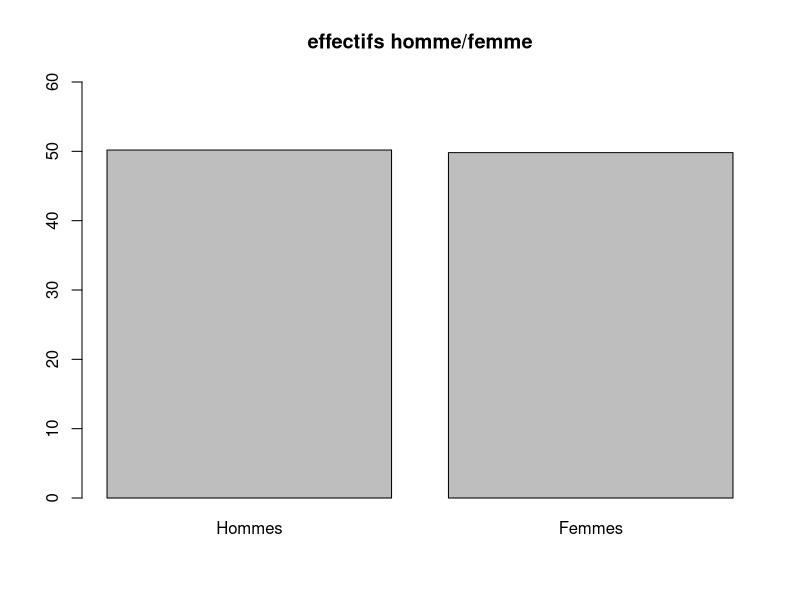
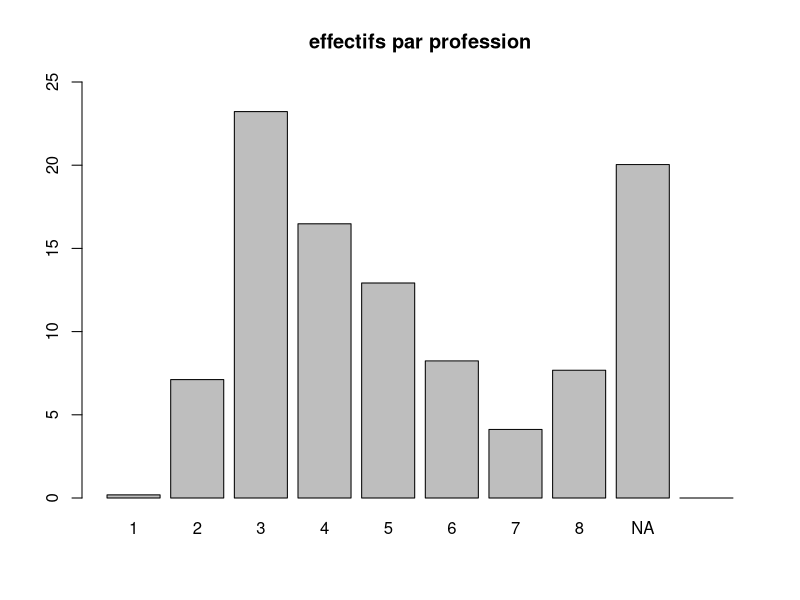
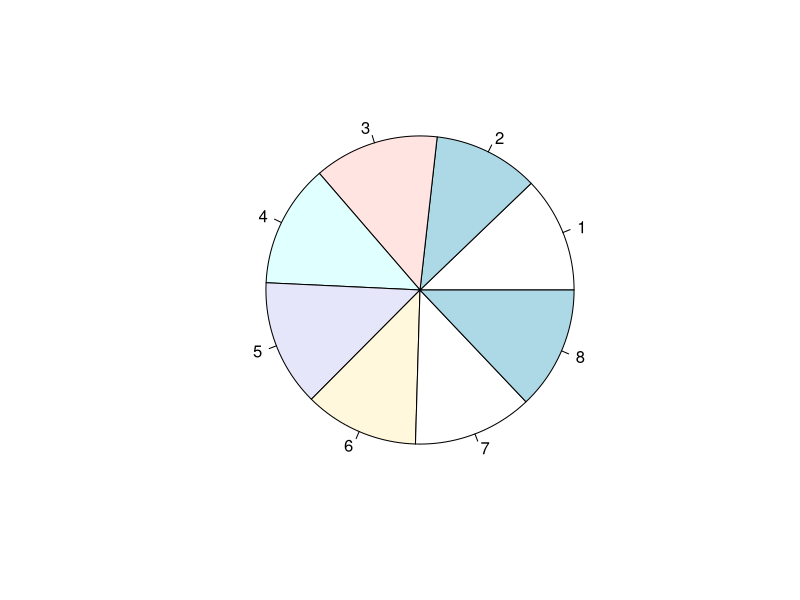
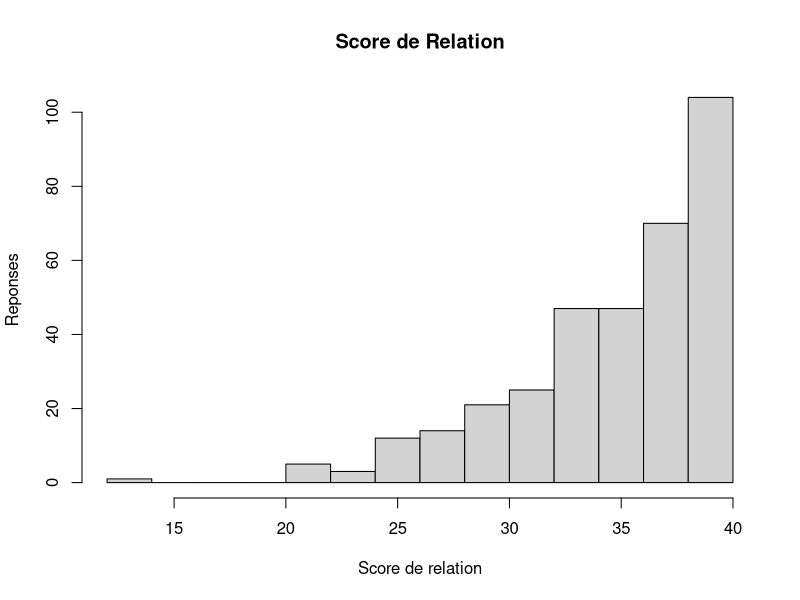
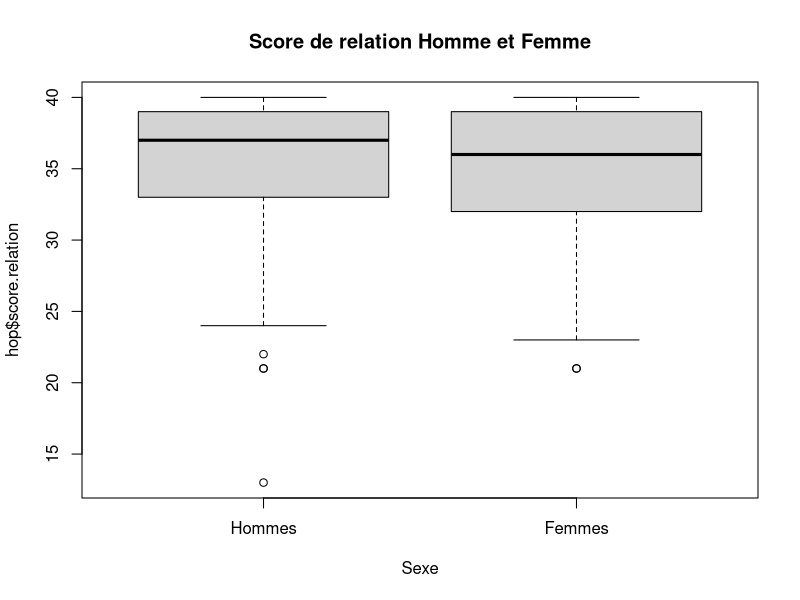

Write R code to recreate these figures, in order.
##ouverture du fichier et definition du dataframe
setwd("~/Documents/R/Datas")
hop<-read.csv2("satisfaction_hopital.csv")
##Verification du contenu du Dataframe
str(hop)

##-----------------------------------------------------------------------------------------------------
## QUESTION 1 
## Pour les trois variables catégorielles du fichier présentez les pourcentages de sujets relevant de chacune des modalités

##Les trois variables catégorielles sont "service", "sexe", "profession"
##Definition des variables par commodité
sexe<-hop$sexe
prof<-hop$profession
service<-hop$service

##Verification si elles contiennent de valeurs NA
table(sexe,useNA="always")
table(prof,useNA="always")
table(service,useNA="always")

##Definition de la variable THF qui renvoi les effectifs d'hommes et de femmes
THF<-table(factor(sexe,levels=c(0,1),labels=c("Hommes","Femmes")))

##Renvoi un graphique en baton rendant compte des effectifs d'hommes et de femmes en %
barplot(prop.table(THF)*100,ylim=c(0,60), main="effectifs homme/femme")

##Definition de la variable prof qui inclut les valeurs NA dans les resultats
Tprof<-table(factor(prof,levels=c(1,2,3,4,5,6,7,8,NA),labels=c("1","2","3","4","5","6","7","8","NA"),exclude=NULL),useNA="always")

##Renvoi un graphique en baton rendant compte des effectifs pour chaque profession en %
barplot(prop.table(Tprof)*100,ylim=c(0,25), main="effectifs par profession")

##Definition de la variable Tservice qui renvoi les proportions pour chaques reponses en incluant les valeurs NA dans les resultats
Tservice<-table(factor(service))

##Renvoi un graphique camembert qui presente les differentes proportions pour chaques réponses
pie(prop.table(Tservice)*100)

##-----------------------------------------------------------------------------------------------------
## QUESTION 2
## Pour les autres variables, donnez de façon synthétique : moyenne, médiane, écart-type, minimum, maximum, nombre de données disponibles (non manquantes)

## On supprime les variables catégorielles
hop2 <- subset(hop, select = -c(service, sexe, profession))

##Renvoi sous forme de tableau plusieurs données statistiques pour chaques variables
library(prettyR)
describe(hop2, num.desc=c("mean","median","sd","min","max","valid.n"))

##-----------------------------------------------------------------------------------------------------
## QUESTION 3
## Faites un histogramme du score de relation (score.relation)

## Renvoi un histogramme pour le score de relation
SCR<-hop$score.relation
hist(SCR, main="Score de Relation",xlab="Score de relation",ylab="Reponses")

##-----------------------------------------------------------------------------------------------------
## QUESTION 4
## À l’aide de deux « boxplots », représentez côte à côte la distribution du score de relation chez les hommes et les femmes.

##Renvoi deux boites a moustaches qui compare les reponses Homme et Femme a la question "score de relation"
Sexe<-factor(sexe,levels=c(0,1),labels=c("Hommes","Femmes"))
boxplot(hop$score.relation~Sexe, main="Score de relation Homme et Femme")
